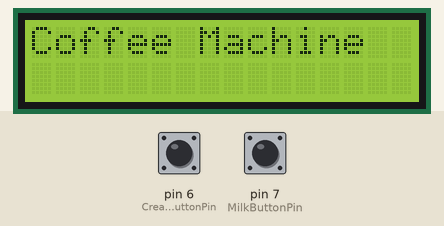
Simulated run of this sketch. Board: Arduino Uno, built with avr-gcc and run on an emulated ATmega328P. On the bench: 16×2 character LCD. The inputs (shaded band) are chosen by the test bench; at power-on: pin 6 (CreamerButtonPin) LOW, pin 7 (MilkButtonPin) LOW.

Above: at 1.2 s.
1.3 s: pin 6 (CreamerButtonPin) pulled HIGH for 0.15 s
At 1.37 s:
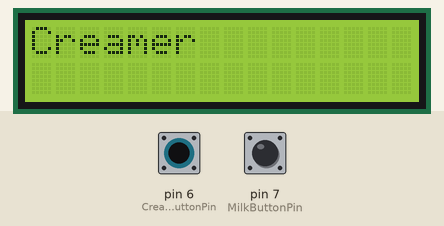
2.9 s: pin 7 (MilkButtonPin) pulled HIGH for 0.15 s
At 2.97 s:
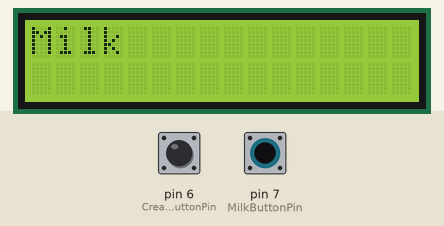
4.5 s: pin 7 (MilkButtonPin) pulled HIGH for 3.2 s
9.2 s: pin 6 (CreamerButtonPin) pulled HIGH for 3.2 s
At 9.6 s:
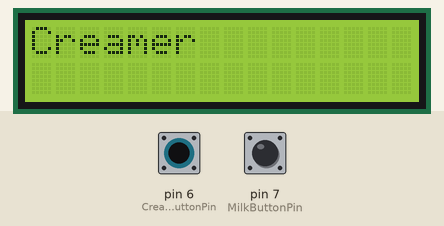
13.9 s: pin 6 (CreamerButtonPin) driven HIGH and pin 7 (MilkButtonPin) driven HIGH
16.9 s: pin 6 (CreamerButtonPin) pulsed LOW 5 times (0.12 s each, 0.3 s apart)
At 17.12 s:
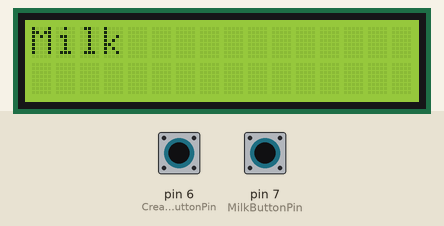
Timing chart, 0 to 19.9 s (numbered marks = the images above; inputs shaded):
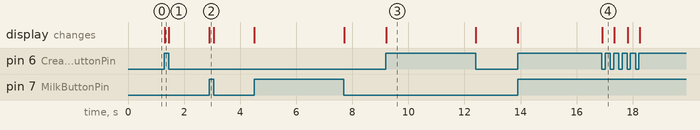

Measured:
- after the input at 1.3 s, the display: changes at once (image 1)
- after the input at 2.9 s, the display: changes at once (image 2)
- after the input at 9.2 s, the display: changes at once (image 3)
- after the input at 16.9 s, the display: changes at once (image 4)

The sketch:

LCD.ino
```cpp
#include <LiquidCrystal.h>
const int rs = 12, en = 11, d4 = 5, d5 = 4, d6 = 3, d7 = 2;
LiquidCrystal lcd(rs, en, d4, d5, d6, d7);
const int CreamerButtonPin = 6;
const int MilkButtonPin = 7;

int CreamerButtonState = 0;
int MilkButtonState = 0;

void setup() {
  lcd.begin(16,2);
  pinMode(CreamerButtonPin, INPUT);
  pinMode(MilkButtonPin, INPUT);

}

void loop() {
  lcd.setCursor(0,0);
  if(MilkButtonState == LOW && CreamerButtonState == LOW)
  {
    lcd.print("Coffee Machine");
  }


  CreamerButtonState = digitalRead(CreamerButtonPin);
  MilkButtonState = digitalRead(MilkButtonPin);

  //while push button 1 is pushed
  if(MilkButtonState == HIGH)
  {

    lcd.setCursor (0, 0);
      for (int i = 0; i < 16; ++i)
        {
          lcd.print(' ');
         }

  lcd.setCursor(0,0);
  lcd.print("Milk");

  }

  //while push button 2 is pushed
   if(CreamerButtonState == HIGH)
   {
   lcd.setCursor (0, 0);
      for (int i = 0; i < 16; ++i)
        {
          lcd.print(' ');
         }
   lcd.setCursor(0,0);
   lcd.print("Creamer");

   }

}
```
